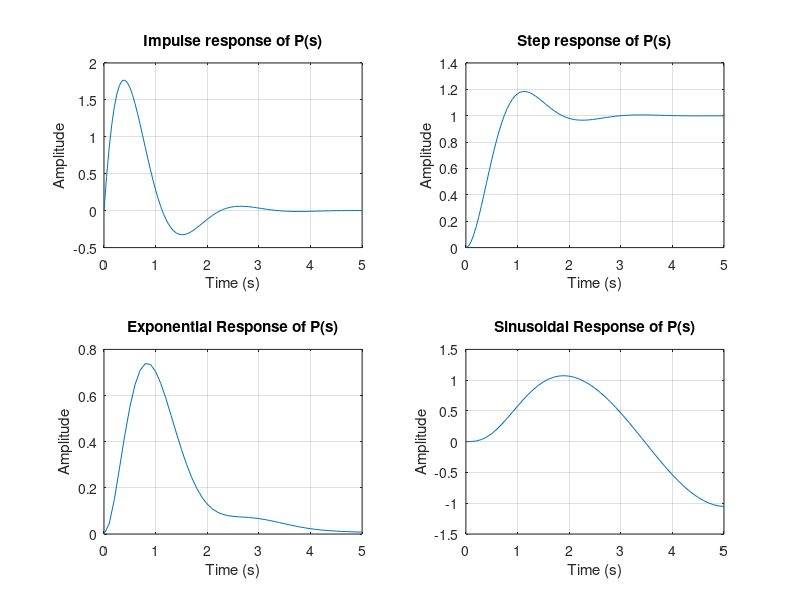

The MATLAB script that drew this image:
%% Andy Vo
%% ME4391L
%% Lab Assignment 1
%% Problem 1
% Create a Random 8x7 Matrix in the range [0,1]
A = rand(8,7);
% Replace Rows 3 and 6 of A with two
A([3, 6], :) = 2;
% Replace Columns 2 through 5 of A to three
A(:, 2:5) = 3;
% Change elements of A that are in odd number rows and even columns to 0.5
A(1:2:7, 2:2:8) = 0.5;
% Use for loops and if statements to change all elements in A that are less
% than 0.5 to zero
for i = 1:size(A, 1)
    for j = 1:size(A, 2)
        if A(i, j) < 0.5
            A(i, j) = 0
        end
    end
end
%% Problem 2
% Create an array t ranging from 0 to 2pi in increments of 0.01
t = 0:0.01:2*pi;
% Define functions
f = sin(5*t)/4;
g = exp(-t).*cos(10*t);

% Plot both functions on the same graph
figure
plot(t, f, t, g);
% Limit the range of the X-axis to be from 0 to 6 and the Y-axis to be from -1 to 1
xlim([0,6]);
ylim([-1,1]);
% Show the gridlines on the graph
grid on;
% Add title, legend, axes, and label
title('Plots of f(t) and g(t)');
legend('f(t)', 'g(t)');
ylabel('f(t), g(t)');
xlabel('Time (s)')

%% Problem 3
% Define the Transfer Function
s3 = tf('s');
p3 = 10/(s3^2 + 3*s3 + 10);
disp(p3);
% Store the data of the transfer function's impulse response for 5 seconds using Left-hand
% arguments
[y, t] = impulse(p3, 5);
% Define the 2x2 matrix subplot and position (Top left)
subplot(2,2,1)
% Plot the graph of the impulse response
plot(t, y);
% Show the gridlines on the graph
grid on;
% Add title, labels, and axes
title('Impulse response of P(s)');
xlabel('Time (s)');
ylabel('Amplitude')

%% Problem 4
% Define the Transfer Function
s4 = tf('s');
p4 = 10/(s4^2 + 3*s4 + 10);
disp(p4);
% Store the data of the transfer function's step response for 5 seconds using Left-hand
% arguments
[y, t] = step(p4, 5);
% Define the 2x2 matrix subplot and position (Top right)
subplot(2,2,2)
% Plot the graph of the step response
plot(t, y);
% Show the gridlines on the graph
grid on;
% Add title, labels, and axes
title('Step response of P(s)');
xlabel('Time (s)');
ylabel('Amplitude')

%% Problem 5
% Define the Transfer Function
s5 = tf('s');
p5 = 10/(s5^2 + 3*s5 + 10);
disp(p5);
% Set the duration of the simulation
t = [0:0.1:5];
% Define the function the response will be subject to
u = exp(-t);
% use the lsim function to store the data to be plotted
[y, t_out]=lsim(p5, u, t)
% Define the 2x2 matrix subplot and position (Bottom left)
subplot(2,2,3)
% Plot the graph of the exponential response
plot(t, y);
% Show the gridlines on the graph
grid on;
% Add title, labels, and axes
title('Exponential Response of P(s)');
xlabel('Time (s)');
ylabel('Amplitude')

%% Problem 6
% Define the Transfer Function
s6 = tf('s');
p6 = 10/(s6^2 + 3*s6 + 10);
disp(p6);
% Set the duration of the simulation
t = [0:0.1:5];
% Define the function the response will be subject to
u = sin(t);
% use the lsim function to store the data to be plotted
[y, t_out]=lsim(p6, u, t)
% Define the 2x2 matrix subplot and position (Bottom right)
subplot(2,2,4)
% Plot the graph of the sinusoidal response
plot(t, y);
% Show the gridlines on the graph
grid on;
% Add title, labels, and axes
title('Sinusoidal Response of P(s)');
xlabel('Time (s)');
ylabel('Amplitude');

